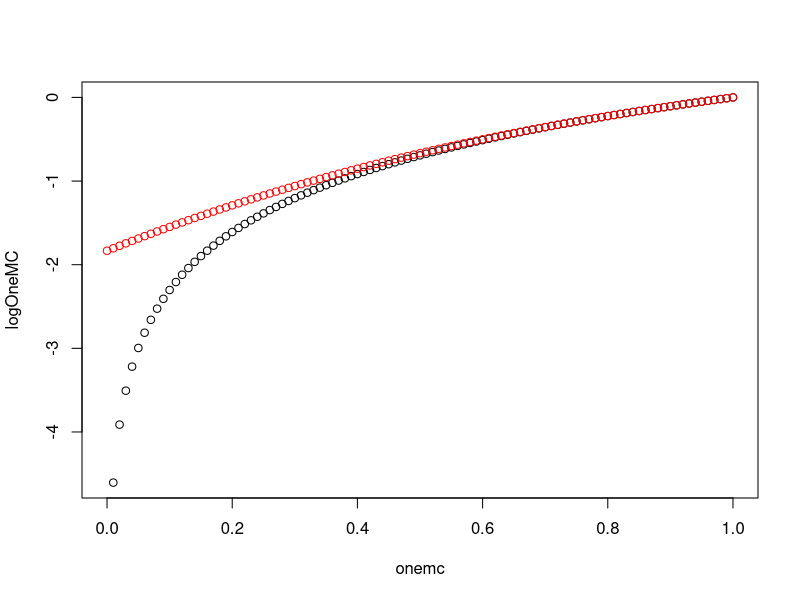
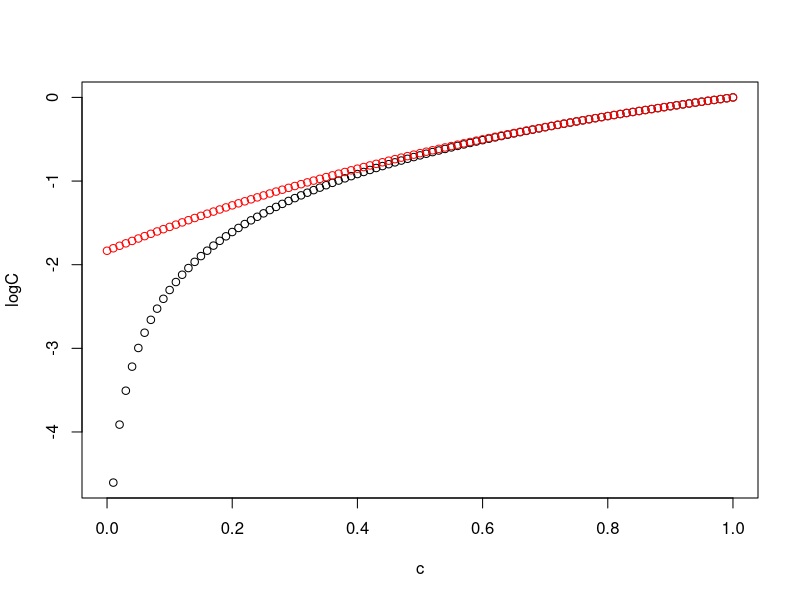

Write R code to recreate these figures, in order.
c=seq(0,1,0.01)
onemc=1-c
logOneMC=log(1-c)
TOneMC=-(c+c^2/2+c^3/3)
plot(onemc,logOneMC)
points(onemc,TOneMC,col="red")
logC=log(c)
TC=-(1-c+(1-c)^2/2+(1-c)^3/3)
plot(c, logC)
points(c, TC, col="red")
